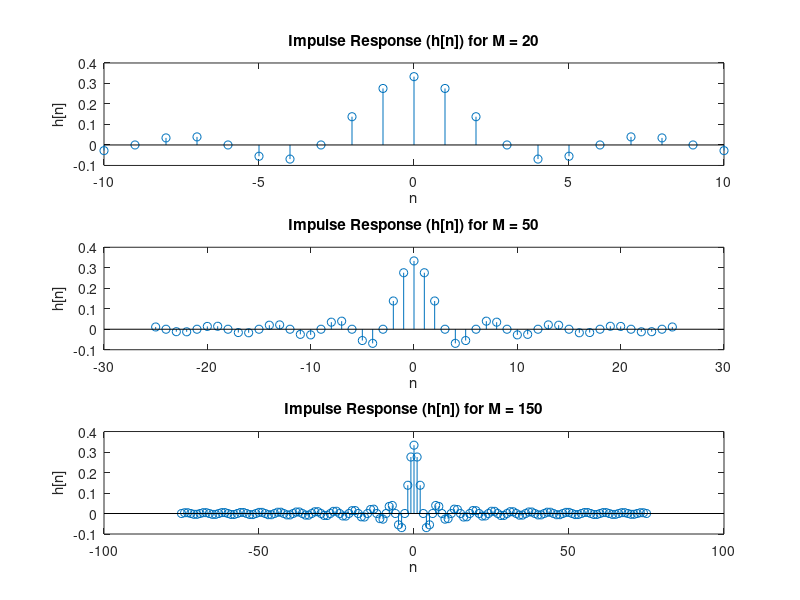
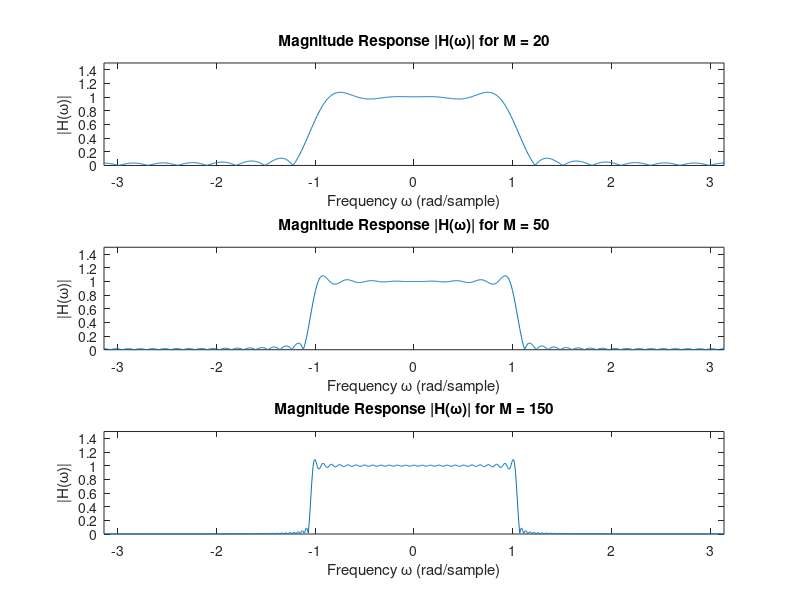
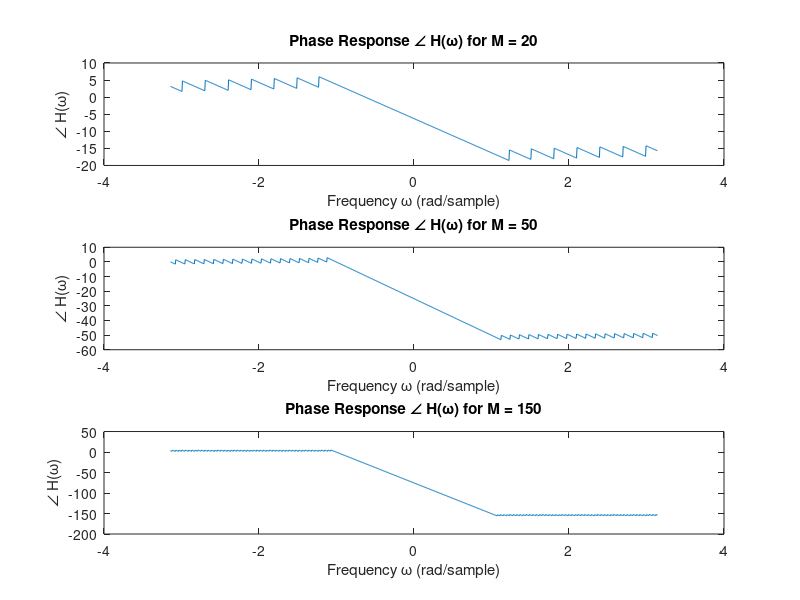
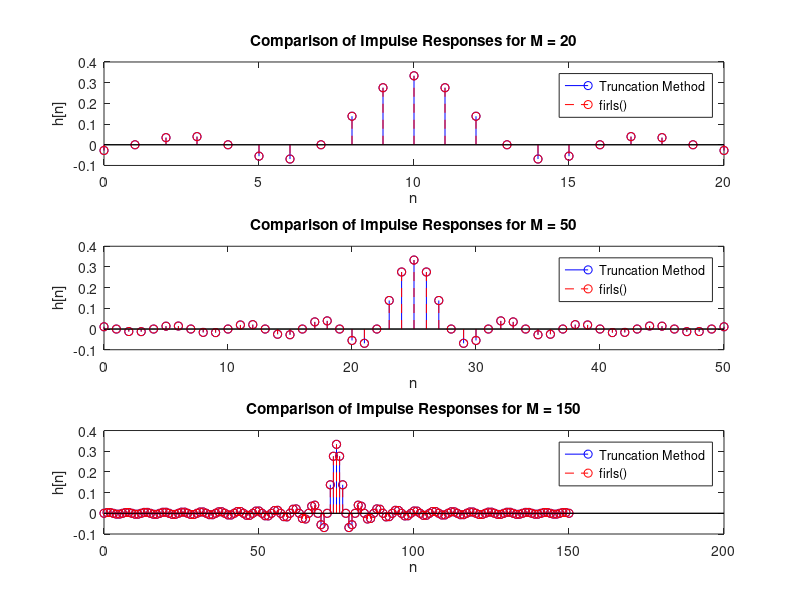

These charts were generated, in order, by the following MATLAB code:
% =========================================
% Experiment: The Truncation Method of FIR Design
% =========================================

% This script performs the following tasks:
% (a) Designs linear-phase lowpass filters using the truncation method for orders M = 20, 50, 150.
% (b) Demonstrates the Gibbs phenomenon for these filters.
% (c) Confirms that these filters have linear phase.
% (d) Shows that firls() produces identical impulse responses to the truncation method.
% (e) Creates a white Gaussian noise signal, filters it using conv() and filter(), and compares the outputs.

% ----------------------------------------
% Part (a): Design Linear-Phase Lowpass Filters Using the Truncation Method
% ----------------------------------------

% Define filter orders and corresponding lengths
M_values = [20, 50, 150];  % Filter orders
N_values = M_values + 1;   % Filter lengths

% Cutoff frequency
wc = pi / 3;  % Cutoff frequency in radians/sample

% Sampling frequency (for plotting purposes)
Fs = 2 * pi;  % Assume normalized frequency (2*pi radians/sample)

% Initialize cell arrays to store impulse responses and frequency responses
h_trunc = cell(1, length(N_values));
H_trunc = cell(1, length(N_values));

% Frequency vector for plotting
w = linspace(-pi, pi, 1024);

for idx = 1:length(N_values)
    M = M_values(idx);
    N = N_values(idx);
    n = -(M/2):(M/2);  % Symmetric indices for linear-phase FIR filter

    % Ideal impulse response (sinc function)
    hd = (wc / pi) * sinc((wc / pi) * n);

    % Store the impulse response
    h_trunc{idx} = hd;

    % Compute frequency response
    H = freqz(hd, 1, w);
    H_trunc{idx} = H;

    % Plot impulse response
    figure(1);
    subplot(length(N_values), 1, idx);
    stem(n, hd);
    title(['Impulse Response (h[n]) for M = ', num2str(M)]);
    xlabel('n');
    ylabel('h[n]');
end

% -----------------------------------------
% Part (b): Demonstrate the Gibbs Phenomenon
% -----------------------------------------

% Plot the magnitude responses to demonstrate the Gibbs phenomenon
figure(2);
for idx = 1:length(N_values)
    H = H_trunc{idx};
    subplot(length(N_values), 1, idx);
    plot(w, abs(H));
    title(['Magnitude Response |H(\omega)| for M = ', num2str(M_values(idx))]);
    xlabel('Frequency \omega (rad/sample)');
    ylabel('|H(\omega)|');
    axis([-pi pi 0 1.5]);
end

% -----------------------------------------
% Part (c): Confirm That These Filters Have Linear Phase
% -----------------------------------------

% Plot the phase responses to confirm linear phase
figure(3);
for idx = 1:length(N_values)
    H = H_trunc{idx};
    subplot(length(N_values), 1, idx);
    phase_H = unwrap(angle(H));
    plot(w, phase_H);
    title(['Phase Response \angle H(\omega) for M = ', num2str(M_values(idx))]);
    xlabel('Frequency \omega (rad/sample)');
    ylabel('\angle H(\omega)');
end

% -----------------------------------------
% Part (d): Compare with firls() Function
% -----------------------------------------

% Design filters using firls()
h_firls = cell(1, length(N_values));

for idx = 1:length(N_values)
    M = M_values(idx);
    N = N_values(idx);

    % Normalized frequencies for firls() (between 0 and 1)
    f = [0, wc / pi, wc / pi, 1];
    a = [1, 1, 0, 0];

    % Design filter using firls()
    h = firls(M, f, a);

    % Store the impulse response
    h_firls{idx} = h;

    % Compare impulse responses
    figure(4);
    subplot(length(N_values), 1, idx);
    stem(0:M, h_trunc{idx}, 'b', 'DisplayName', 'Truncation Method');
    hold on;
    stem(0:M, h, 'r--', 'DisplayName', 'firls()');
    title(['Comparison of Impulse Responses for M = ', num2str(M)]);
    xlabel('n');
    ylabel('h[n]');
    legend;
    hold off;
end

% -----------------------------------------
% Part (e): Filter White Gaussian Noise and Compare conv() and filter()
% -----------------------------------------

% Create white Gaussian noise signal of length 1000 using wgn()
rng('default');  % For reproducibility
w_g = wgn(1, 1000, 0, 'linear');

% Initialize cell arrays to store outputs
outputs_conv = cell(1, length(N_values));
outputs_filter = cell(1, length(N_values));

for idx = 1:length(N_values)
    h = h_trunc{idx};

    % Convolve using conv()
    y_conv = conv(w_g, h);

    % Filter using filter()
    y_filter = filter(h, 1, w_g);

    % Store outputs
    outputs_conv{idx} = y_conv;
    outputs_filter{idx} = y_filter;

    % Compare outputs
    figure(5);
    subplot(length(N_values), 1, idx);
    plot(y_conv, 'b', 'DisplayName', 'conv() Output');
    hold on;
    plot(y_filter, 'r--', 'DisplayName', 'filter() Output');
    title(['Output Comparison for M = ', num2str(M_values(idx))]);
    xlabel('Sample Index n');
    ylabel('Output');
    legend;
    hold off;
end

% Observations:
% The outputs from conv() and filter() are similar but not identical in length.
% - conv() produces an output length of (length(w_g) + length(h) - 1).
% - filter() produces an output length equal to length(w_g).
% The filter() function implements FIR filtering using difference equations, which inherently
% assumes initial conditions are zero and does not include the transient part beyond the input signal length.
% The conv() function computes the full convolution, including transient effects at the beginning and end.

% =========================================
% End of MATLAB Code
% =========================================

